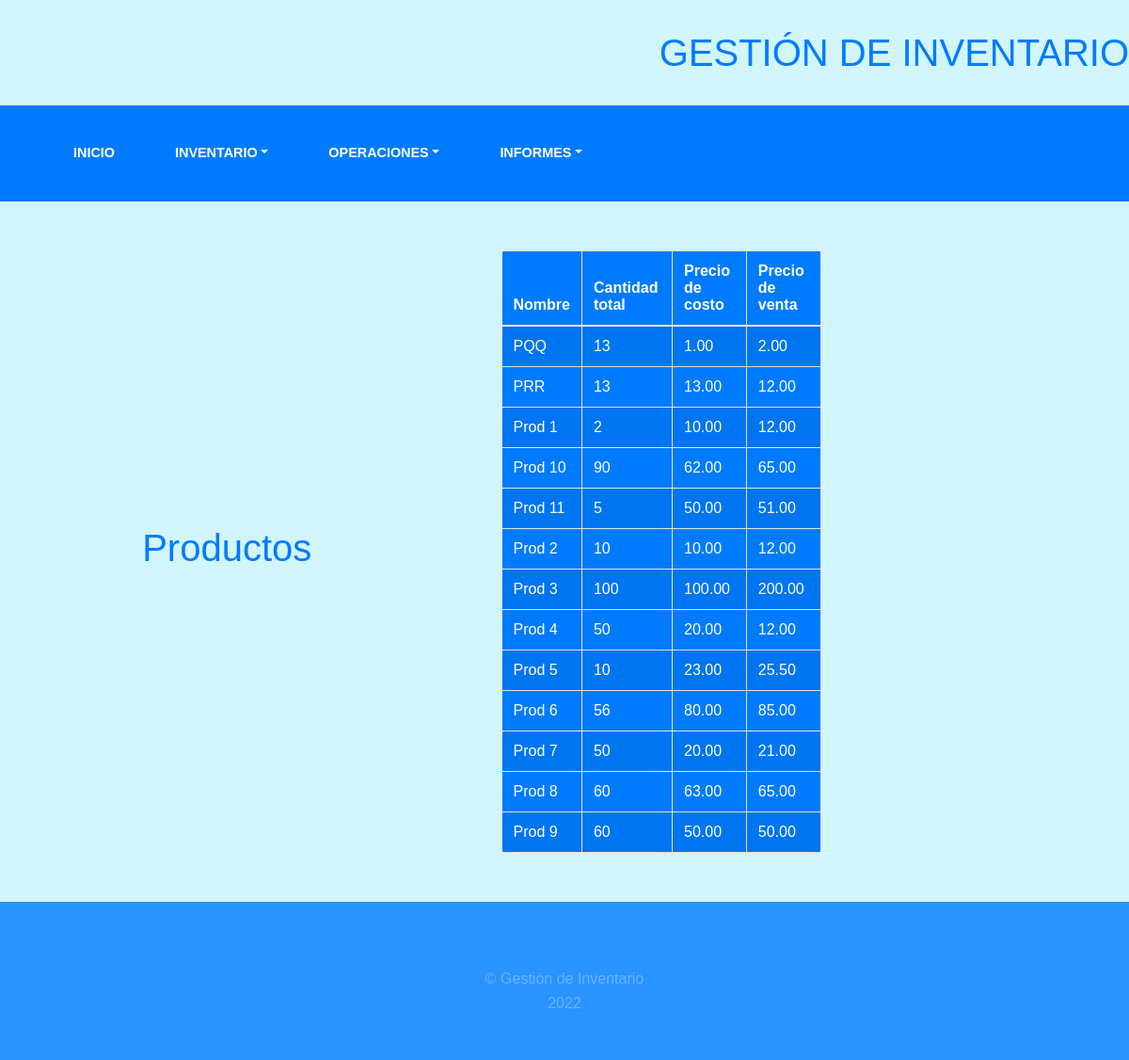
The app's page /producto/listar-producto/, older data.
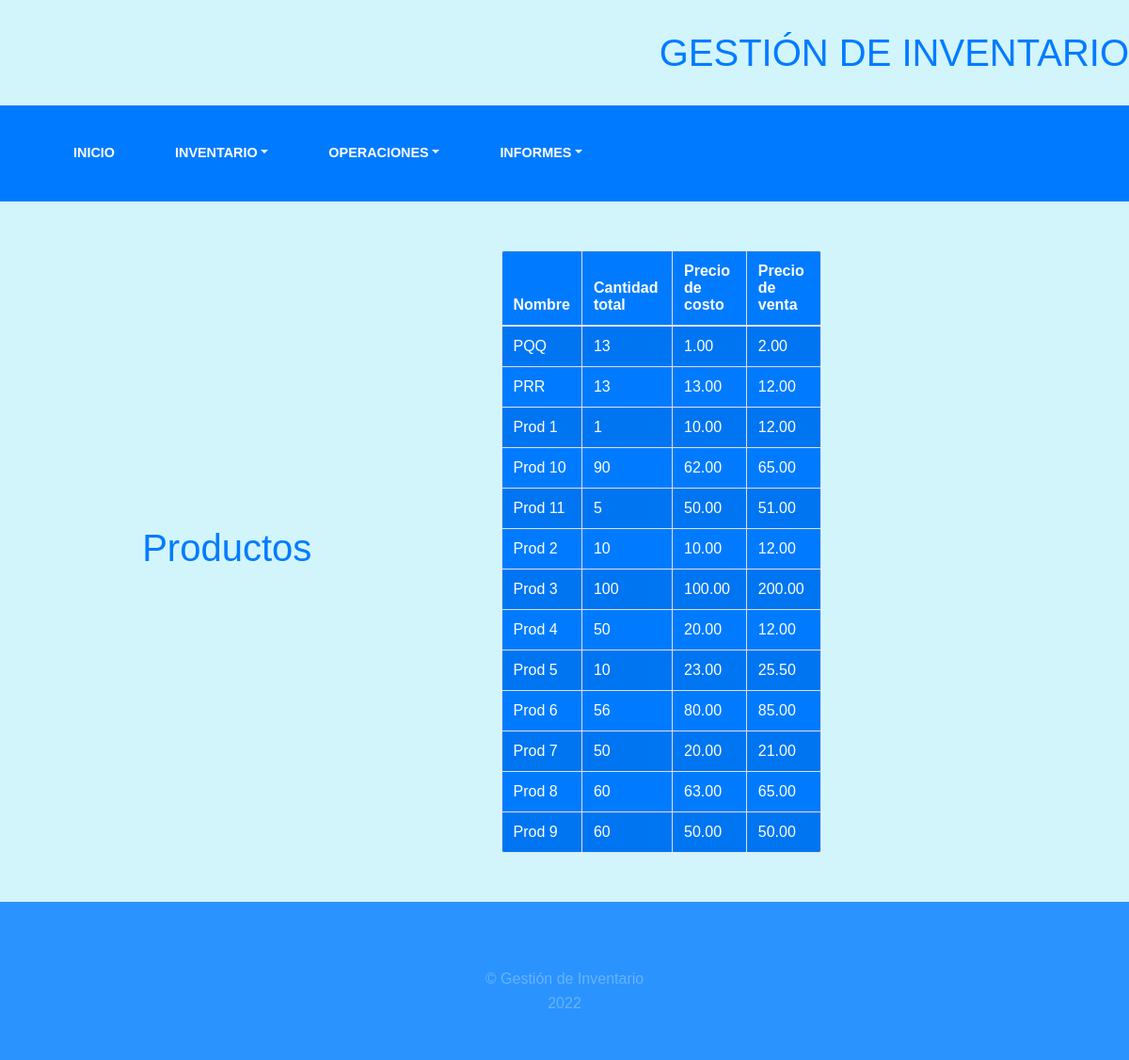
The same page, newer data.
### inventory/models.py (models this page shows, shortened)
class Producto(models.Model):
    nombre = models.CharField(max_length=20, unique=True)
    cantidad = models.IntegerField(default=0,validators=[MinValueValidator(0)])
    fecha_entrada = models.DateField()
    precio_costo = models.DecimalField(decimal_places=2, max_digits=10, default=0, validators=[MinValueValidator(0)])
    precio_venta = models.DecimalField(decimal_places=2, max_digits=10, default=0, validators=[MinValueValidator(0)])
    class Meta:
        verbose_name = "Producto"
        verbose_name_plural = "Productos"

### inventory/views.py (the view)
# urls.py: path('listar-producto/', views.ProductoListView.as_view(), name="list_product"),
class ProductoListView(ListView):
    model = Producto
    context_object_name = 'object'
    ordering = ['nombre']
    template_name = 'inventory/producto/list_product.html'

### templates/inventory/producto/list_product.html (shortened to what this page needs)
{% extends 'inventory/base.html' %}
{% block content %}
    <div class=" row ">
        <div class="col-5 d-flex align-items-center justify-content-center">
            <h1>Productos</h1>
        </div>
        <div class="letra_azul col-4 d-flex align-items-center justify-content-center">
            <div class="card-body">
                <table id="example" class="table table-striped table-bordered f_back" style="width:100%">
                    <thead>
                    <tr>
                        <th>Nombre</th>
                        <th>Cantidad total</th>
                        <th>Precio de costo</th>
                        <th>Precio de venta</th>
                    </tr>
                    </thead>
                    <tbody>
                    {% for f in object %}
                        <tr>
                            <td><a href="#">{{ f.nombre }}</a></td>
                            <td><a>{{ f.cantidad }}</a></td>
                            <td><a>{{ f.precio_costo }}</a></td>
                            <td><a>{{ f.precio_venta }}</a></td>
                        </tr>
                    {% endfor %}
                    </tbody>
                </table>
            </div>
        </div>
    </div>
{% endblock %}

Row changes from the older to the newer data that the page shows:
changed Producto "Prod 1": cantidad "2" → "1"
